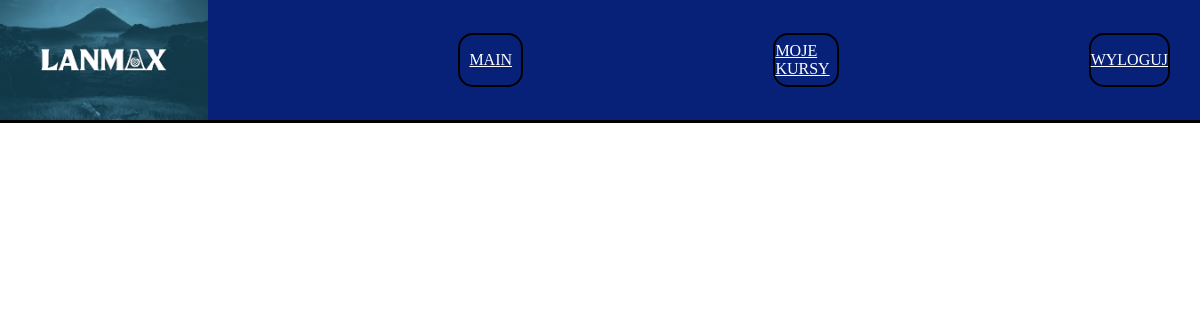
/, run on an earlier commit of the app's database.
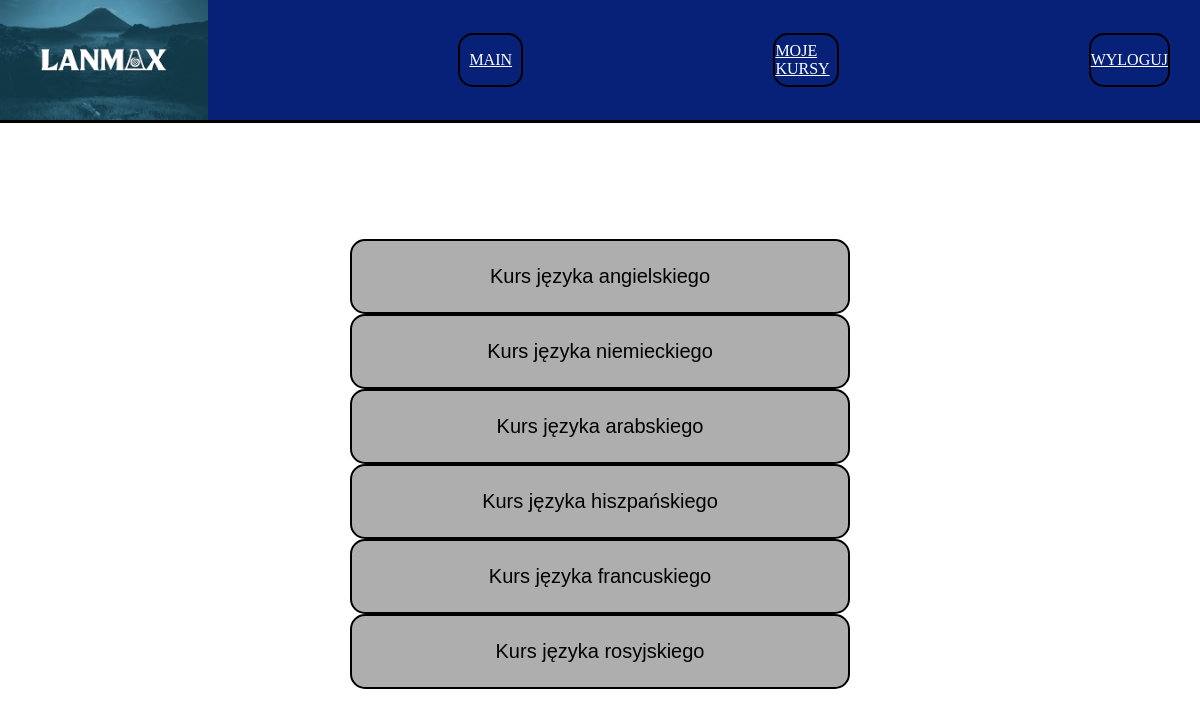
And on a later commit of the database.
### tables this page shows
CREATE TABLE `rodzaje` (
  `ID` int(11) NOT NULL,
  `tytul_kursy` varchar(30) NOT NULL
);

### index.php (the view, shortened to what this page needs)
<!DOCTYPE html>
<html lang="en">
<head>
    <link rel="stylesheet" href="style.css">
</head>
<body>
<div id="baner">
    <img id="logo" src="logo.png" alt="LANMAX">
    <?php include 'menu.php'; ?>
</div>
<div id="języki">
    <form action="" method="post">
        <?php
        $server = "localhost";
        $dbpass = "";
        $dbuser = "root";
        $db = "szkola";
        $conn = mysqli_connect($server, $dbuser, $dbpass, $db);
        $sql = "SELECT * FROM rodzaje";
        $result = mysqli_query($conn, $sql);
        if(mysqli_num_rows($result) > 0){
            while($row = mysqli_fetch_assoc($result)){
                echo "<div id='jez'>";
                echo "<input type='submit' name='submit' class='divy2' value='{$row['tytul_kursy']}'>";
                echo "</div>";
            }
        }
        ?>
    </form>
</div>
</body>
</html>

### menu.php (shortened to what this page needs)
<?php
if(isset($_SESSION['zalogowano']) && !$_SESSION['zalogowano']){
    echo "<div class='linki'><a href='Rejestracja.php'>REJESTRACJA</a></div>";
    echo "<div class='linki'><a href='Logowanie.php'>LOGOWANIE</a></div>";
} else {
    echo "<div class='linki'><a href='index.php'>MAIN</a></div>";
    echo "<div class='linki'><a href='kursy.php'>MOJE KURSY</a></div>" ;
    echo "<div class='linki'><a href='wylog.php'>WYLOGUJ</a></div>";
}
?>

### style.css (style rules this page uses)
#logo { width: 250px; height: 15vh; }
body { margin: 0px; }
#baner { display: flex; gap: 250px; border-bottom: solid black 3px; background-color: rgb(7, 33, 121); align-items: center; padding-right: 30px; }
#języki { height: 80.35vh; gap: 20px; display: flex; align-items: center; flex-direction: column; padding: 20px; justify-content: center; }
#jez { row-gap: 10px; }
.divy2 { background-color: rgb(175, 174, 174); height: 75px; width: 500px; border: solid black 2px; border-radius: 15px; text-align: center; }
a { color: white; }
.linki { height: 50px; width: 150px; border: solid black 2px; border-radius: 15px; display: flex; justify-content: center; align-items: center; }
input[type="submit"] { font-size: 20px; }

What changed in the data, as far as the page shows it:
added rodzaje: submit "Kurs języka angielskiego"
added rodzaje: submit "Kurs języka niemieckiego"
added rodzaje: submit "Kurs języka arabskiego"
added rodzaje: submit "Kurs języka hiszpańskiego"
added rodzaje: submit "Kurs języka francuskiego"
added rodzaje: submit "Kurs języka rosyjskiego"
